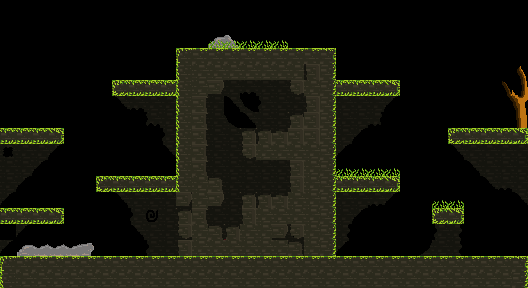

Rendered tile map (Tiled .tmx) drawn with the repository's tilesets; below, a short description and the map source with its tile grids summarised:
An orthogonal 33x18 tile map with 16x16 px tiles, 4 tile layers (bg, fg, detalles, fgd).

<map version="1.0" orientation="orthogonal" renderorder="right-down" width="33" height="18" tilewidth="16" tileheight="16" nextobjectid="1">
 <tileset firstgid="1" name="Tileset" tilewidth="16" tileheight="16">
  <image source="Tileset.png" width="256" height="384" />
  <tile id="6">
   <properties>
    <property name="HP" value="15" />
   </properties>
  </tile>
  <tile id="7">
   <properties>
    <property name="HP" value="15" />
   </properties>
  </tile>
  <tile id="8">
   <properties>
    <property name="HP" value="15" />
   </properties>
  </tile>
  <tile id="9">
   <properties>
    <property name="HP" value="15" />
   </properties>
  </tile>
  <tile id="10">
   <properties>
    <property name="HP" value="15" />
   </properties>
  </tile>
  <tile id="11">
   <properties>
    <property name="HP" value="15" />
   </properties>
  </tile>
  <tile id="12">
   <properties>
    <property name="HP" value="15" />
   </properties>
  </tile>
  <tile id="13">
   <properties>
    <property name="HP" value="15" />
   </properties>
  </tile>
  <tile id="15">
   <properties>
    <property name="HP" value="30" />
   </properties>
  </tile>
  <tile id="16">
   <properties>
    <property name="HP" value="30" />
   </properties>
  </tile>
  <tile id="17">
   <properties>
    <property name="HP" value="30" />
   </properties>
  </tile>
  <tile id="18">
   <properties>
    <property name="HP" value="8" />
   </properties>
  </tile>
  <tile id="19">
   <properties>
    <property name="HP" value="8" />
   </properties>
  </tile>
  <tile id="20">
   <properties>
    <property name="HP" value="8" />
   </properties>
  </tile>
  <tile id="21">
   <properties>
    <property name="HP" value="8" />
   </properties>
  </tile>
  <tile id="22">
   <properties>
    <property name="HP" value="8" />
   </properties>
  </tile>
  <tile id="23">
   <properties>
    <property name="HP" value="8" />
   </properties>
  </tile>
  <tile id="24">
   <properties>
    <property name="HP" value="8" />
   </properties>
  </tile>
  <tile id="25">
   <properties>
    <property name="HP" value="8" />
   </properties>
  </tile>
 </tileset>
 <layer name="bg" width="33" height="18">
  <data>[594 cells, 248 non-empty, 28 distinct tile ids]</data>
 </layer>
 <layer name="fg" width="33" height="18">
  <data>[594 cells, 66 non-empty, 6 distinct tile ids]</data>
 </layer>
 <layer name="detalles" width="33" height="18">
  <data>[594 cells, 8 non-empty, 7 distinct tile ids]</data>
 </layer>
 <layer name="fgd" width="33" height="18">
  <data>[594 cells, 131 non-empty, 17 distinct tile ids]</data>
 </layer>
</map>
